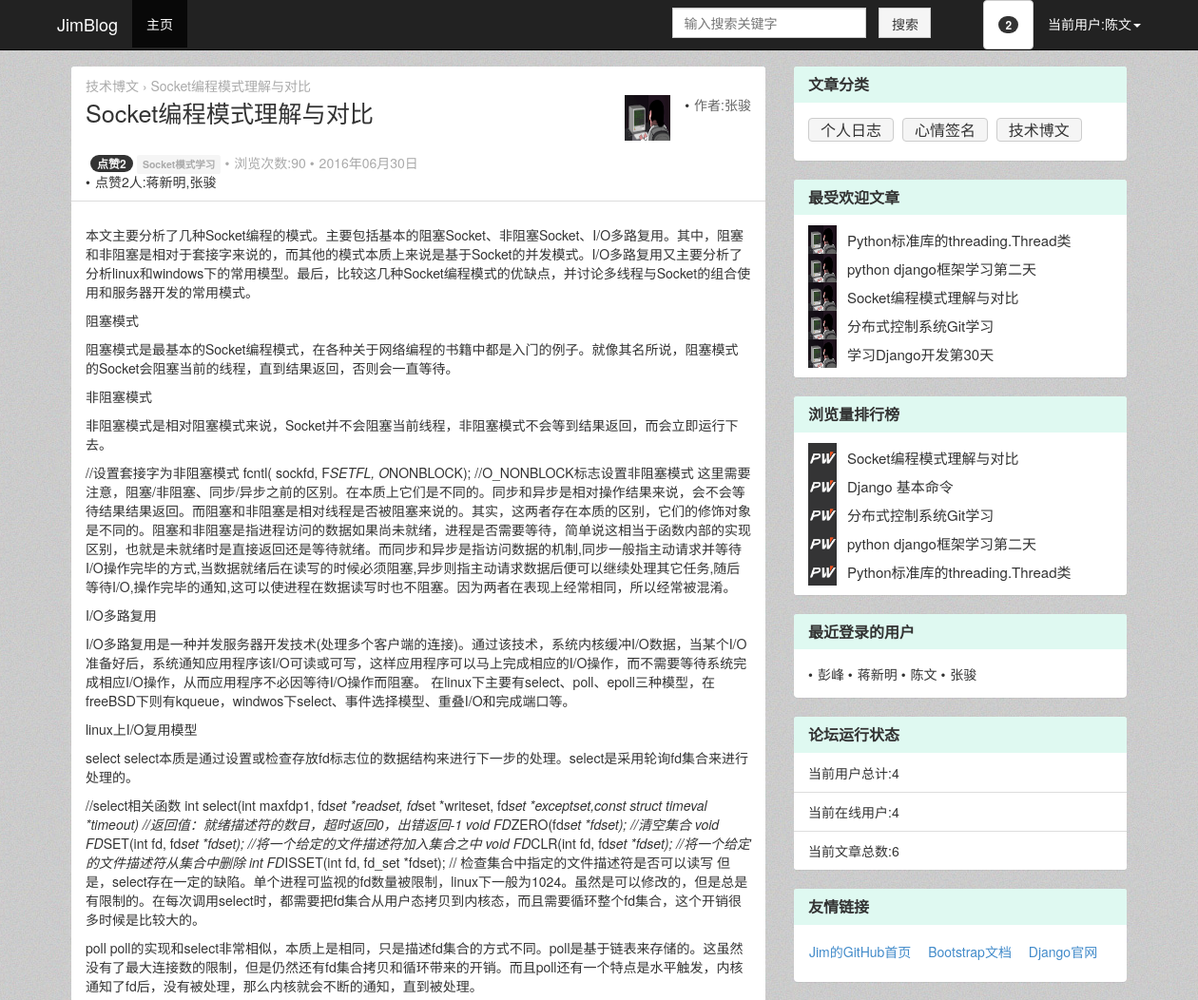
The app's page /comment/38 (signed in, upper part), older data.
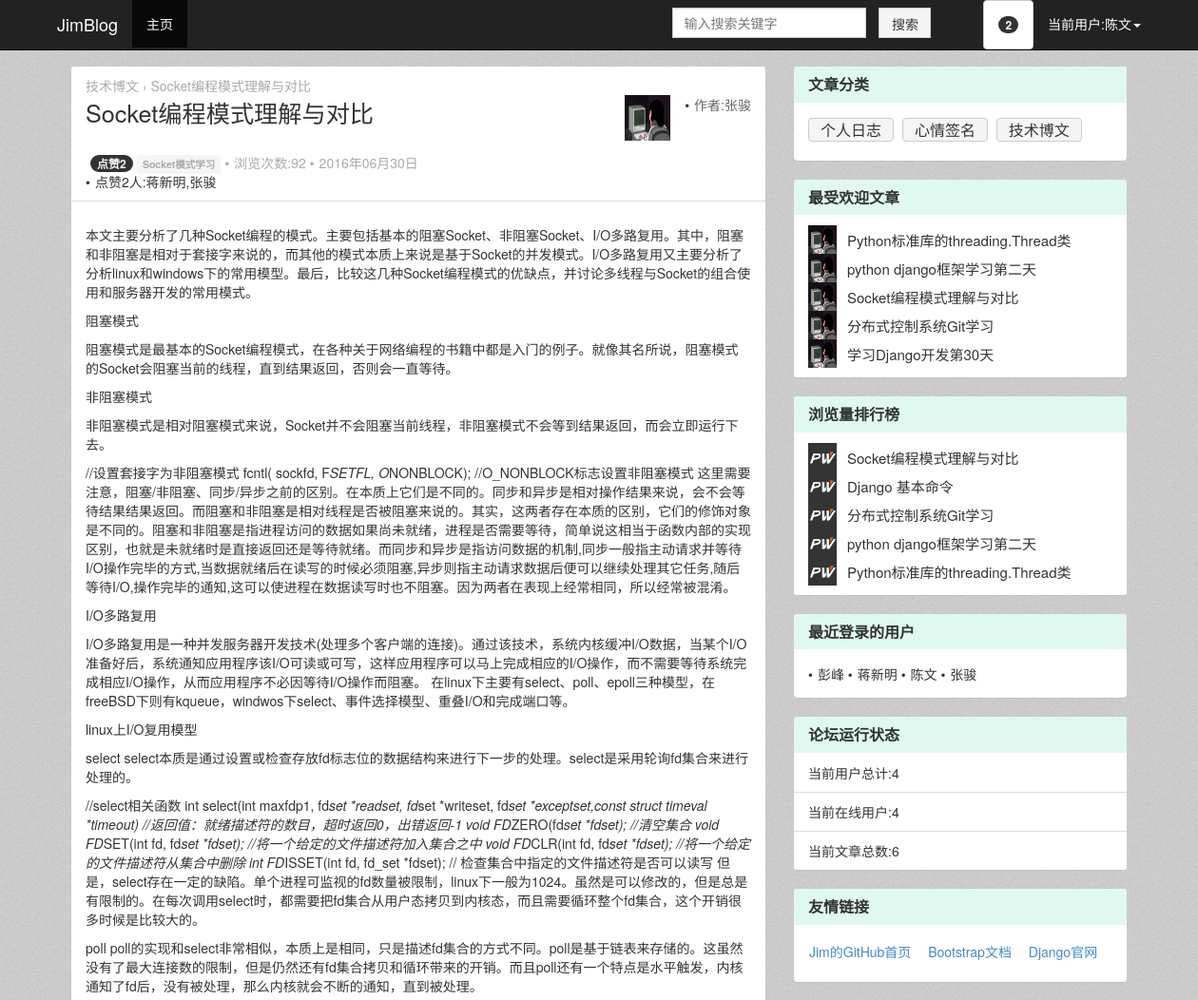
The same page, newer data.
### BlogDemo/models.py (models this page shows, shortened)
class Article(models.Model):
	status_choice=(
		('d','draft'),
		('p','Published')
	)
	title = models.CharField(u'标题',max_length=70)
	body = models.TextField(u'正文')
	create_time = models.DateTimeField(u'创建时间',auto_now_add=True)
	last_modified_time = models.DateTimeField(u'最后修改时间',auto_now = True)
	status = models.CharField(u'文章状态',max_length=1,choices = status_choice)
	abstract = models.CharField(u'文章摘要',max_length=54,blank=True,null=True,help_text=u'可选，如若为空将摘取正文的前54个字符')
	views = models.PositiveIntegerField(u'浏览量',default=0)
	likes = models.PositiveIntegerField(u'点赞数',default=0)
	likes_user = models.ManyToManyField('User',verbose_name=u'点赞人',null=True,related_name='user_hit_likes')
	topped = models.BooleanField(u'置顶',default=False)
	auther = models.ForeignKey('User',verbose_name = u'作者',null=True,on_delete = models.SET_NULL)
	category = models.ForeignKey('Category',verbose_name=u'分类',null=True,on_delete = models.SET_NULL)
	class Meta:
		ordering = ['-last_modified_time']

class Category(models.Model):
	name = models.CharField(u'类名',max_length=20)
	create_time = models.DateTimeField(u'创建时间',auto_now_add=True)
	last_modified_time = models.DateTimeField(u'最后修改时间',auto_now = True)
	class Meta():
		ordering = ['-last_modified_time']

class User(models.Model):
	user_status=(
		('invisible',u'隐身'),
		('online',u'在线'),
		('offline',u'离线')
	)
	name = models.CharField(u'用户名',max_length=20)
	passwd = models.CharField(u'密码',max_length=20,null = True)
	email = models.EmailField(u'邮箱地址',max_length=256,default='jimforit@163.com')
	status = models.CharField(u'状态',max_length=10,choices = user_status,default='online')
	last_login_time = models.DateTimeField(u'最后一次登录时间',auto_now = True)
	def __str__(self):
		return self.name
	class Meta():
		ordering = ['last_login_time']

### BlogDemo/views.py (the view)
# urls.py: url(r'^comment/(?P<comment_id>\d+)',CommentDetailView.as_view(),name='comment_detail_page'),
class CommentDetailView(DetailView):
	model = Comment
	template_name = "comment_detail.html"
	context_object_name = "comment"
	pk_url_kwarg = "comment_id"
	def get_object(self):
		obj = super(CommentDetailView, self).get_object()
		obj.comment_content = markdown2.markdown(obj.comment_content)
		return obj
	def get_context_data(self,**kwargs):
		comment = Comment.objects.get(id=self.kwargs['comment_id'])
		comment.comment_status = "R"
		comment.save()
		try:
			user_name = self.request.session['username']
			user = get_object_or_404(User,name=user_name)
			user_comment_list = []
			user_comment_list = Comment.objects.filter(comment_reminder=user ,comment_status="N")
			comment_count_user = len(user_comment_list)
			likes_user = comment.article.likes_user.filter(name=self.request.session['username'])
			if user in likes_user:
				kwargs['in_likes_user']='Y'
		except KeyError:
			pass
		self.request.session['article_id'] = comment.article.pk
		users_likes = ""
		for users in comment.article.likes_user.all().order_by('-last_login_time')[:5]:
			users_likes = users_likes+users.name+','
		user_likes_count = comment.article.likes_user.all().count()
		users_likes = users_likes[:-1]
		comment.article.body = markdown2.markdown(comment.article.body)
		kwargs['comment_list_user'] = user_comment_list
		kwargs['comment_count_user'] = comment_count_user
		kwargs['article'] = comment.article
		kwargs['latest_login_user']=User.objects.all().order_by('-last_login_time')[:5]
		kwargs['user_likes_count'] = user_likes_count
		kwargs['users_likes'] = users_likes
		kwargs['user_count']=User.objects.all().count()
		kwargs['article_count']=Article.objects.all().count()
		kwargs['category_list']=Category.objects.all().order_by('name')
		kwargs['popular_article']=Article.objects.all().order_by('likes')[:5]
		kwargs['views_article']=Article.objects.all().order_by('-views')[:5]
		return super(DetailView,self).get_context_data(**kwargs)

### BlogDemo/templates/comment_detail.html (shortened to what the changed rows need)
{%extends "top.html"%}
{%block page-content%}
    <div id="wrap">
        <div class="container" id="main">
            <div class="col-md-8" id="left">
    <div class="panel panel-default panel-amend">
        <div class="topic-heading panel-heading">
            <div class="row">
                <div class="col-md-10" id="limit-title-width">
                    <p class="topic-breadcrumb">
                        <a href="{% url 'category_article_page' article.category.pk %}">{{article.category.name}}</a>  ›   <a href="#">{{article.title}}</a>
                    </p>
				</div>
				<div class="col-md-8" id="left1">
                    <h4 class="list-post-title-in-topic">{{article.title}}</h4>
				</div>
				<div class="col-md-4" id="right1">
						<span class="list-username pull-right"><a href="#">作者:{{article.auther.name}}</a></span>
				</div>
				<div class="col-md-12" id="limit-title-width">
                    <p class="list-meta">
						{% if not in_likes_user %}
						<a href="{%url 'likes_add_page' article.pk%}"><span id = "likes_hit" class="badge list-reply-count hidden-xs">点赞{{article.likes_user.count}}</span></a>
						{%else%}
						<a href="#"><span id = "likes_hitted" class="badge list-reply-count hidden-xs">点赞{{article.likes_user.count}}</span></a>
						{%endif%}
						<span class="label label-default list-meta-node"><a href="#">{{article.abstract}}</a></span>
					    <span class="list-count">浏览次数:{{article.views}}</span>
						<span class="list-time">{{article.create_time|date:"Y年m月d日"}}</span>
				    </p>
                </div>
				<div class="col-md-12" id="limit-title-width">
					<span class="list-count">点赞{{article.likes_user.count}}人:{{users_likes}}</span>
				</div>
            </div>
        </div>
        <div class="panel-body">
            <p></p><p>
	<span style="font-size:16px;">{{article.body|safe}}</span>
</p>
        </div>
    </div>
            </div>
            <div class="col-md-4" id="right">
    <div class="panel panel-default panel-amend">
    <ul class="list-group">
                <li class="list-group-item">
					{%for articles in popular_article%}
                    <div class="row row_min_height">
                        <a href="#" class="recommend_topic"><img class="recommend_topic_img" src="../static/7c93baa4-056c-11e6-8212-000c2919e245.jpg" title="admin"></a>
						<div class="recommend_topic_list">
                            <a href="{%url 'article_detail_page' articles.pk%}" title="{{articles.title}}">{{articles.title}}</a>
                        </div>
                    </div>
					{%endfor%}
                </li>
    </ul>
</div>
    <div class="panel panel-default panel-amend">
    <ul class="list-group">
            <li class="list-group-item">
			{%for articles in views_article%}
                <div class="row row_min_height">
                    <a href="http://www.aeflt.net/user/center/display/?uid=8" class="hot_topic"><img class="hot_topic_img" src="../static/default.jpg" title="潭州助理老师  瑾萱"></a>
                    <div class="hot_topic_list">
                        <a href="{%url 'article_detail_page' articles.pk%}" title="{{articles.title}}">{{articles.title}}</a>
                    </div>
                </div>
			{%endfor%}
            </li>
    </ul>
</div>
            </div>
        </div>
    </div>
{%endblock%}

Row changes from the older to the newer data that the page shows:
changed Article "Socket编程模式理解与对比": views "90" → "92"
